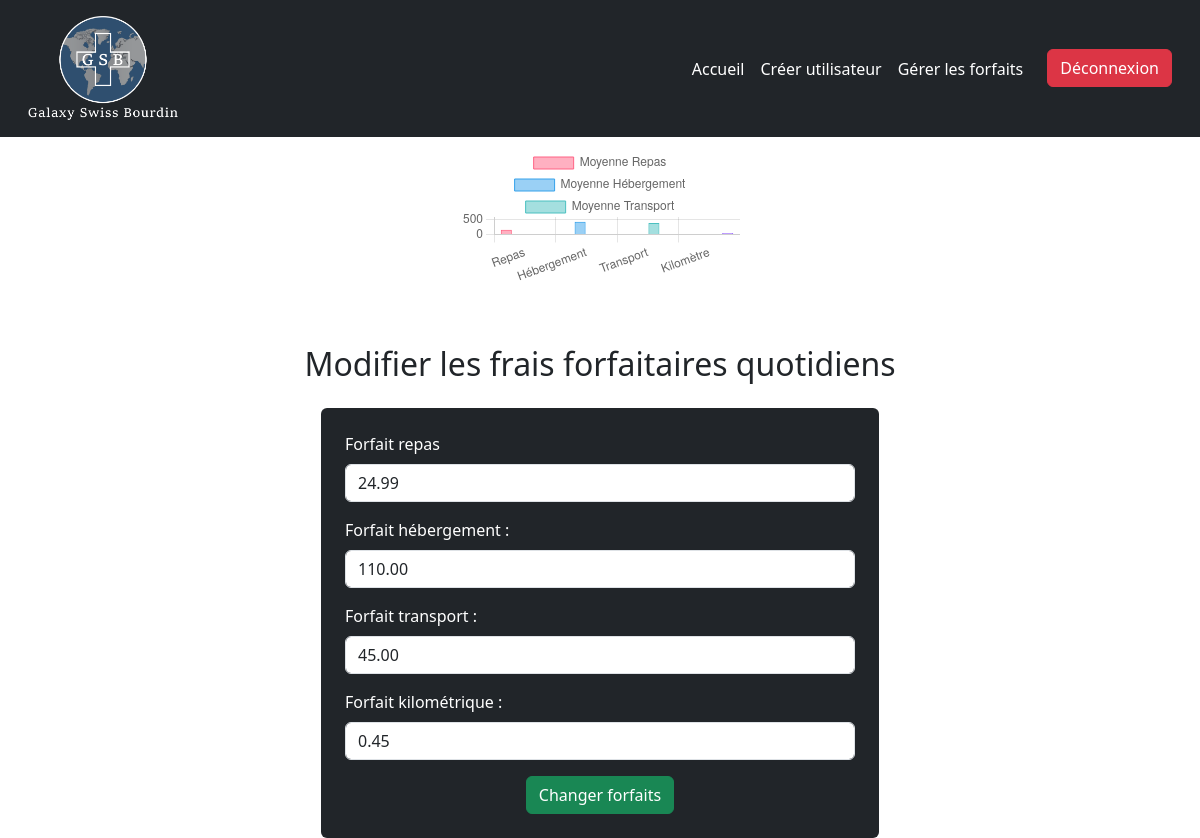
The page /gererForfaits.php on the database its author committed.
### tables this page shows
CREATE TABLE `frais_forfait` (
  `id_forfait` int(11) NOT NULL,
  `nom_forfait` varchar(255) NOT NULL,
  `forfait` decimal(10,2) NOT NULL
);

### gererForfaits.php (the view, shortened to what this page needs)
<?php
$db = 'mysql:host=collaiw225.mysql.db;dbname=collaiw225;charset=utf8';
$username = 'collaiw225';
$password = '1234Azer';
$options = [
    PDO::ATTR_ERRMODE => PDO::ERRMODE_EXCEPTION,
    PDO::ATTR_DEFAULT_FETCH_MODE => PDO::FETCH_ASSOC,
];
try {
    $pdo = new PDO($db, $username, $password, $options);
} catch (PDOException $e) {
    die('Erreur de connexion : ' . $e->getMessage());
}
$sql = "SELECT AVG(montant_repas) AS avg_repas, AVG(montant_hebergement) AS avg_hebergement, AVG(montant_deplacement) AS avg_transport, AVG(kilometres_voiture) AS avg_kilometre FROM fiche_frais";
$stmt = $pdo->query($sql);
$averages = $stmt->fetch(PDO::FETCH_ASSOC);
$avg_repas = $averages['avg_repas'];
$avg_hebergement = $averages['avg_hebergement'];
$avg_transport = $averages['avg_transport'];
$avg_kilometre = $averages['avg_kilometre'];
$sql = "SELECT * FROM frais_forfait";
$stmt = $pdo->query($sql);
$forfaits = $stmt->fetchAll();
?>
<!DOCTYPE html>
<html lang="fr">
<head>
    <link href="https://cdn.jsdelivr.net/npm/bootstrap@5.3.0/dist/css/bootstrap.min.css" rel="stylesheet">
</head>
<body>
<nav class="navbar navbar-expand-lg bg-dark navbar-dark p-3">
    <div class="container-fluid">
    <img src="assets\images\Fichier 1.png" alt="Logo" width="150" height="auto" class="d-inline-block align-text-center">
        <div class="collapse navbar-collapse" id="navbarNav">
            <ul class="navbar-nav ms-auto">
                <li class="nav-item">
                    <a class="nav-link text-white" href="dashboardAdmin.php">Accueil</a>
                </li>
                <li class="nav-item">
                    <a class="nav-link text-white" href="creerProfil.php">Créer utilisateur</a>
                </li>
                <li class="nav-item">
                    <a class="nav-link text-white" href="gererForfaits.php">Gérer les forfaits</a>
                </li>
                <li class="nav-item">
                    <form action="logout.php" method="post" class="d-inline">
                        <button type="submit" class="btn btn-danger ms-3">Déconnexion</button>
                    </form>
                </li>
            </ul>
        </div>
    </div>
</nav>
<div style="width: 25%; margin: auto; padding: 10px;">
 <canvas id="myChart"></canvas>
</div>
<div class="container mt-5">
    <h2 class="text-center mb-4 text-dark">Modifier les frais forfaitaires quotidiens</h2>
    <form method="post" class="bg-dark p-4 rounded w-50 mx-auto">
        <div class="mb-3">
            <label for="repas" class="form-label text-white">Forfait repas</label>
            <input type="text" class="form-control" id="repas" name="repas" value="<?= htmlspecialchars($forfaits[0]['forfait']) ?>" required>
        </div>
        <div class="mb-3">
            <label for="hebergement" class="form-label text-white">Forfait hébergement :</label>
            <input type="text" class="form-control" id="hebergement" name="hebergement" value="<?= htmlspecialchars($forfaits[1]['forfait']) ?>" required>
        </div>
        <div class="mb-3">
            <label for="transport" class="form-label text-white">Forfait transport :</label>
            <input type="text" class="form-control" id="transport" name="transport" value="<?= htmlspecialchars($forfaits[2]['forfait']) ?>" required>
        </div>
        <div class="mb-3">
            <label for="transport" class="form-label text-white">Forfait kilométrique :</label>
            <input type="text" class="form-control" id="kilometre" name="kilometre" value="<?= htmlspecialchars($forfaits[3]['forfait']) ?>" required>
        </div>
        <div class="text-center">
            <button type="submit" class="btn btn-success text-white">Changer forfaits</button>
        </div>
    </form>
</div>
<script>
    const avgRepas = <?= json_encode($avg_repas); ?>;
    const avgHebergement = <?= json_encode($avg_hebergement); ?>;
    const avgTransport = <?= json_encode($avg_transport); ?>;
    const avgKilometre = <?= json_encode($avg_kilometre); ?>;
    // Labels des catégories
    const labels = ['Repas', 'Hébergement', 'Transport', 'Kilomètre'];
    // Configuration du graphique
    const ctx = document.getElementById('myChart').getContext('2d');
    new Chart(ctx, {
        type: 'bar',
        data: {
            labels: labels,
            datasets: [
                {
                    label: 'Moyenne Repas',
                    data: [avgRepas, null, null, null],
                    backgroundColor: 'rgba(255, 99, 132, 0.5)',
                    borderColor: 'rgba(255, 99, 132, 1)',
                    borderWidth: 1
                },
                {
                    label: 'Moyenne Hébergement',
                    data: [null, avgHebergement, null, null],
                    backgroundColor: 'rgba(54, 162, 235, 0.5)',
                    borderColor: 'rgba(54, 162, 235, 1)',
                    borderWidth: 1
                },
                {
                    label: 'Moyenne Transport',
                    data: [null, null, avgTransport, null],
                    backgroundColor: 'rgba(75, 192, 192, 0.5)',
                    borderColor: 'rgba(75, 192, 192, 1)',
                    borderWidth: 1
                },
                {
                    label: 'Moyenne Kilométrique',
                    data: [null, null, null, avgKilometre],
                    backgroundColor: 'rgba(153, 102, 255, 0.5)',
                    borderColor: 'rgba(153, 102, 255, 1)',
                    borderWidth: 1
                }
            ]
        },
        options: {
            scales: {
                y: {
                    beginAtZero: true
                }
            },
            plugins: {
                tooltip: {
                    callbacks: {
                        title: function (tooltipItem) {
                            const index = tooltipItem[0].dataIndex;
                            const text = ['Moyenne Repas', 'Moyenne Hébergement', 'Moyenne Transport', 'Moyenne Kilomètre'];
                            return text[index];
                        }
                    }
                }
            }
        }
    });
</script>
</body>
</html>

### rows shown on the page
frais_forfait: repas "24.99"
frais_forfait: hebergement "110.00"
frais_forfait: transport "45.00"
frais_forfait: kilometre "0.45"

### other values the page prints
chart data {{ json_encode($avg_repas) }} "163.904762"
chart data {{ json_encode($avg_hebergement) }} "433.523333"
chart data {{ json_encode($avg_transport) }} "393.941176"
chart data {{ json_encode($avg_kilometre) }} "46.7000"
